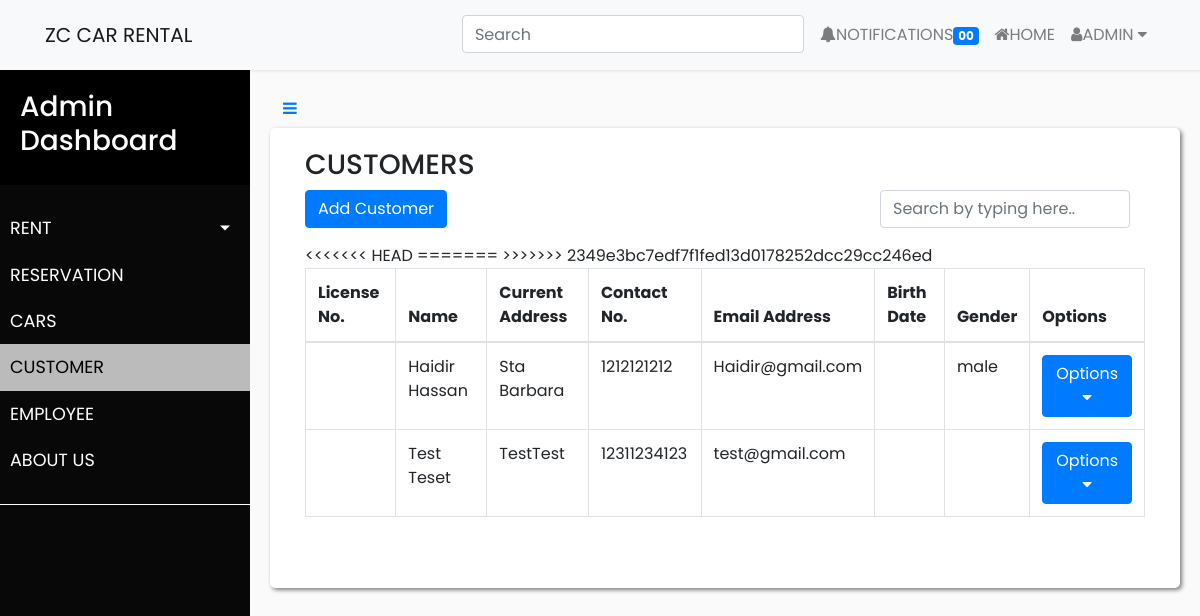
/customer_controller/show, run on the app's committed database.
### tables this page shows
CREATE TABLE `tbl_customer` (
  `customer_id` int(11) NOT NULL,
  `Name` varchar(255) DEFAULT NULL,
  `current_address` varchar(255) DEFAULT NULL,
  `contact_no` varchar(255) DEFAULT NULL,
  `Birth_Date` varchar(255) DEFAULT NULL,
  `Gender` varchar(255) DEFAULT NULL,
  `license_no` varchar(255) DEFAULT NULL,
  `email` varchar(255) DEFAULT NULL
);

### application/controllers/Customer_controller.php (called while the page is built, shortened)
<?php
class Customer_controller extends CI_Controller {
	public function __construct()
    {
        $this->load->model('customer_model');
    }
	public function show($start = 0)
	{
        $this->load->library('pagination');
        $config['base_url'] = base_url().'customer_controller/show/';
        $config['total_rows'] = $this->customer_model->get_count();
        $config['per_page'] = 5;
        $config['full_tag_open'] = '<ul class="pagination justify-content-end">';
        $config['full_tag_close'] = '</ul>';
        $config['first_tag_open'] = '<li page-item">';
        $config['first_tag_close'] = '</li>';
        $config['next_tag_open'] = '<li class="page-item">';
        $config['next_tag_close'] = '</li>';
        $config['prev_tag_open'] = '<li class="page-item">';
        $config['prev_tag_close'] = '</li>';
        $config['cur_tag_open'] = '<li class="page-item active"><a class="page-link">';
        $config['cur_tag_close'] = '</a></li>';
        $config['num_tag_open'] = '<li class="page-item">';
        $config['num_tag_close'] = '</li>';
        $config['last_tag_open'] = '<li class="page-item">';
        $config['last_tag_close'] = '</li>';
        $config['attributes'] = array('class' => 'page-link');
        $this->pagination->initialize($config);
        $data['pagination'] = $this->pagination->create_links();
        $data['fetch_data'] = $this->customer_model->fetch_data($config['per_page'], $start);
        $data['main_view'] = "admin/customer";
        $this->load->view('layouts/main', $data);
	}
}

### index.php (called while the page is built, shortened)
<?php
require_once BASEPATH.'core/CodeIgniter.php';

### application/models/Customer_model.php (called while the page is built, shortened)
<?php
class Customer_model extends CI_Model {
	public function fetch_data($limit, $start) {
		$query = $this->db->get('tbl_customer');
		return $query;
	}
}
?>

### application/views/admin/customer.php (the view, shortened to what this page needs)
<div class="admin-content">
<div class="col-md-12 search-table-col">
    <header>
        <h3> CUSTOMERS </h3>
    </header>
    <a class="btn btn-primary"  href="<?php echo base_url();?>index.php/admin_controller/add_customer">Add Customer</a>
    <div class="form-group pull-right col-lg-4"><input type="text" placeholder="Search by typing here.." class="search form-control"></div><span class="counter pull-right"></span>
    <div class="table-responsive">
        <table class="table table-bordered" id="manageMemberTable">
        <thead class="bill-header cs">
            <tr>
            <th id="trs-hd" class="">License No.</th>
            <th id="trs-hd" class="">Name</th>
            <th id="trs-hd" class="">Current Address</th>
            <th id="trs-hd" class="">Contact No.</th>
            <th id="trs-hd" class="">Email Address</th>
            <th id="trs-hd" class="">Birth Date</th>
            <th id="trs-hd" class="">Gender</th>
            <th id="trs-hd" class="">Options</th>
            </tr>
        </thead>
        <tbody>
          <?php if($fetch_data->num_rows() > 0):?>
            <?php foreach($fetch_data->result_array() as $row): ?>
              <tr>
                <td><?php echo $row['license_no'] ?></td>
                <td><?php echo $row['Name'] ?></td>
                <td><?php echo $row['current_address'] ?></td>
                <td><?php echo $row['contact_no'] ?></td>
                <td><?php echo $row['email'] ?></td>
                <td><?php echo $row['Birth_Date'] ?></td>
                <td><?php echo $row['Gender'] ?></td>
                <td>
                <div class="dropdown">
                <button class="btn btn-primary dropdown-toggle-btn" data-toggle="dropdown" aria-expanded="false" type="button" >Options <i class="fa fa-caret-down"></i></button>
                </div>
                </td>
              </tr>
            <?php endforeach; ?>
          <?php endif; ?>
        </tbody>
        </table>
    </div>
</div>
</div>

### assets/css/styles.css (style rules this page uses)
body { font-family: 'Poppins', sans-serif; background: #fafafa; }
a, a:hover, a:focus { color: inherit; text-decoration: none; transition: all 0.3s; }
.admin-content { padding: 20px; background: white; min-height: 460px; box-shadow: 2px 2px 4px rgba(0.5, 0.5,0.5, 0.5); border-radius: 5px; }

### data on the page
tbl_customer: Name "Haidir Hassan", current_address "Sta Barbara", contact_no "1212121212", email "Haidir@gmail.com", Gender "male"
tbl_customer: Name "Test Teset", current_address "TestTest", contact_no "12311234123", email "test@gmail.com"
